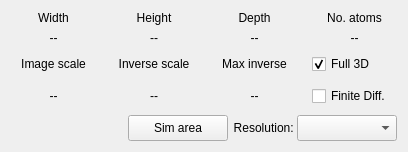
<?xml version="1.0" encoding="UTF-8"?>
<ui version="4.0">
 <class>SimulationFrame</class>
 <widget class="QWidget" name="SimulationFrame">
  <property name="geometry">
   <rect>
    <x>0</x>
    <y>0</y>
    <width>408</width>
    <height>150</height>
   </rect>
  </property>
  <property name="windowTitle">
   <string>Form</string>
  </property>
  <layout class="QGridLayout" name="gridLayout">
   <property name="horizontalSpacing">
    <number>15</number>
   </property>
   <property name="verticalSpacing">
    <number>6</number>
   </property>
   <item row="3" column="5">
    <widget class="QCheckBox" name="chkFiniteDiff">
     <property name="minimumSize">
      <size>
       <width>0</width>
       <height>26</height>
      </size>
     </property>
     <property name="text">
      <string>Finite Diff.</string>
     </property>
    </widget>
   </item>
   <item row="2" column="5">
    <widget class="QCheckBox" name="chkFull3D">
     <property name="minimumSize">
      <size>
       <width>0</width>
       <height>26</height>
      </size>
     </property>
     <property name="text">
      <string>Full 3D</string>
     </property>
     <property name="checked">
      <bool>true</bool>
     </property>
    </widget>
   </item>
   <item row="3" column="3">
    <widget class="QLabel" name="lblInverseScale">
     <property name="text">
      <string>--</string>
     </property>
     <property name="alignment">
      <set>Qt::AlignCenter</set>
     </property>
    </widget>
   </item>
   <item row="2" column="4">
    <widget class="QLabel" name="label_6">
     <property name="text">
      <string>Max inverse</string>
     </property>
     <property name="alignment">
      <set>Qt::AlignCenter</set>
     </property>
    </widget>
   </item>
   <item row="2" column="3">
    <widget class="QLabel" name="label_7">
     <property name="text">
      <string>Inverse scale</string>
     </property>
     <property name="alignment">
      <set>Qt::AlignCenter</set>
     </property>
    </widget>
   </item>
   <item row="0" column="5">
    <widget class="QLabel" name="label_4">
     <property name="text">
      <string>No. atoms</string>
     </property>
     <property name="alignment">
      <set>Qt::AlignCenter</set>
     </property>
    </widget>
   </item>
   <item row="1" column="5">
    <widget class="QLabel" name="lblAtoms">
     <property name="text">
      <string>--</string>
     </property>
     <property name="alignment">
      <set>Qt::AlignCenter</set>
     </property>
    </widget>
   </item>
   <item row="1" column="4">
    <widget class="QLabel" name="lblDepth">
     <property name="text">
      <string>--</string>
     </property>
     <property name="alignment">
      <set>Qt::AlignCenter</set>
     </property>
    </widget>
   </item>
   <item row="3" column="4">
    <widget class="QLabel" name="lblMaxInverse">
     <property name="text">
      <string>--</string>
     </property>
     <property name="alignment">
      <set>Qt::AlignCenter</set>
     </property>
    </widget>
   </item>
   <item row="2" column="2">
    <widget class="QLabel" name="label_5">
     <property name="text">
      <string>Image scale</string>
     </property>
     <property name="alignment">
      <set>Qt::AlignCenter</set>
     </property>
    </widget>
   </item>
   <item row="3" column="2">
    <widget class="QLabel" name="lblRealScale">
     <property name="text">
      <string>--</string>
     </property>
     <property name="alignment">
      <set>Qt::AlignCenter</set>
     </property>
    </widget>
   </item>
   <item row="1" column="2">
    <widget class="QLabel" name="lblWidth">
     <property name="text">
      <string>--</string>
     </property>
     <property name="alignment">
      <set>Qt::AlignCenter</set>
     </property>
    </widget>
   </item>
   <item row="1" column="3">
    <widget class="QLabel" name="lblHeight">
     <property name="text">
      <string>--</string>
     </property>
     <property name="alignment">
      <set>Qt::AlignCenter</set>
     </property>
    </widget>
   </item>
   <item row="0" column="4">
    <widget class="QLabel" name="label_3">
     <property name="text">
      <string>Depth</string>
     </property>
     <property name="alignment">
      <set>Qt::AlignCenter</set>
     </property>
    </widget>
   </item>
   <item row="0" column="3">
    <widget class="QLabel" name="label_2">
     <property name="text">
      <string>Height</string>
     </property>
     <property name="alignment">
      <set>Qt::AlignCenter</set>
     </property>
    </widget>
   </item>
   <item row="0" column="2">
    <widget class="QLabel" name="label_1">
     <property name="text">
      <string>Width</string>
     </property>
     <property name="alignment">
      <set>Qt::AlignCenter</set>
     </property>
    </widget>
   </item>
   <item row="4" column="2" colspan="4">
    <layout class="QHBoxLayout" name="horizontalLayout">
     <item>
      <spacer name="hSpacer">
       <property name="orientation">
        <enum>Qt::Horizontal</enum>
       </property>
       <property name="sizeHint" stdset="0">
        <size>
         <width>40</width>
         <height>20</height>
        </size>
       </property>
      </spacer>
     </item>
     <item>
      <widget class="QPushButton" name="btnSimArea">
       <property name="minimumSize">
        <size>
         <width>100</width>
         <height>26</height>
        </size>
       </property>
       <property name="maximumSize">
        <size>
         <width>100</width>
         <height>16777215</height>
        </size>
       </property>
       <property name="text">
        <string>Sim area</string>
       </property>
      </widget>
     </item>
     <item>
      <spacer name="horizontalSpacer">
       <property name="orientation">
        <enum>Qt::Horizontal</enum>
       </property>
       <property name="sizeType">
        <enum>QSizePolicy::Fixed</enum>
       </property>
       <property name="sizeHint" stdset="0">
        <size>
         <width>5</width>
         <height>0</height>
        </size>
       </property>
      </spacer>
     </item>
     <item>
      <widget class="QLabel" name="label_8">
       <property name="text">
        <string>Resolution: </string>
       </property>
       <property name="alignment">
        <set>Qt::AlignRight|Qt::AlignTrailing|Qt::AlignVCenter</set>
       </property>
      </widget>
     </item>
     <item>
      <widget class="QComboBox" name="cmbResolution">
       <property name="minimumSize">
        <size>
         <width>100</width>
         <height>26</height>
        </size>
       </property>
       <property name="maximumSize">
        <size>
         <width>16777215</width>
         <height>100</height>
        </size>
       </property>
       <property name="currentText">
        <string/>
       </property>
       <property name="currentIndex">
        <number>-1</number>
       </property>
       <item>
        <property name="text">
         <string>256</string>
        </property>
       </item>
       <item>
        <property name="text">
         <string>512</string>
        </property>
       </item>
       <item>
        <property name="text">
         <string>768</string>
        </property>
       </item>
       <item>
        <property name="text">
         <string>1024</string>
        </property>
       </item>
       <item>
        <property name="text">
         <string>1536</string>
        </property>
       </item>
       <item>
        <property name="text">
         <string>2048</string>
        </property>
       </item>
       <item>
        <property name="text">
         <string>3072</string>
        </property>
       </item>
       <item>
        <property name="text">
         <string>4096</string>
        </property>
       </item>
      </widget>
     </item>
    </layout>
   </item>
  </layout>
 </widget>
 <resources/>
 <connections/>
</ui>
